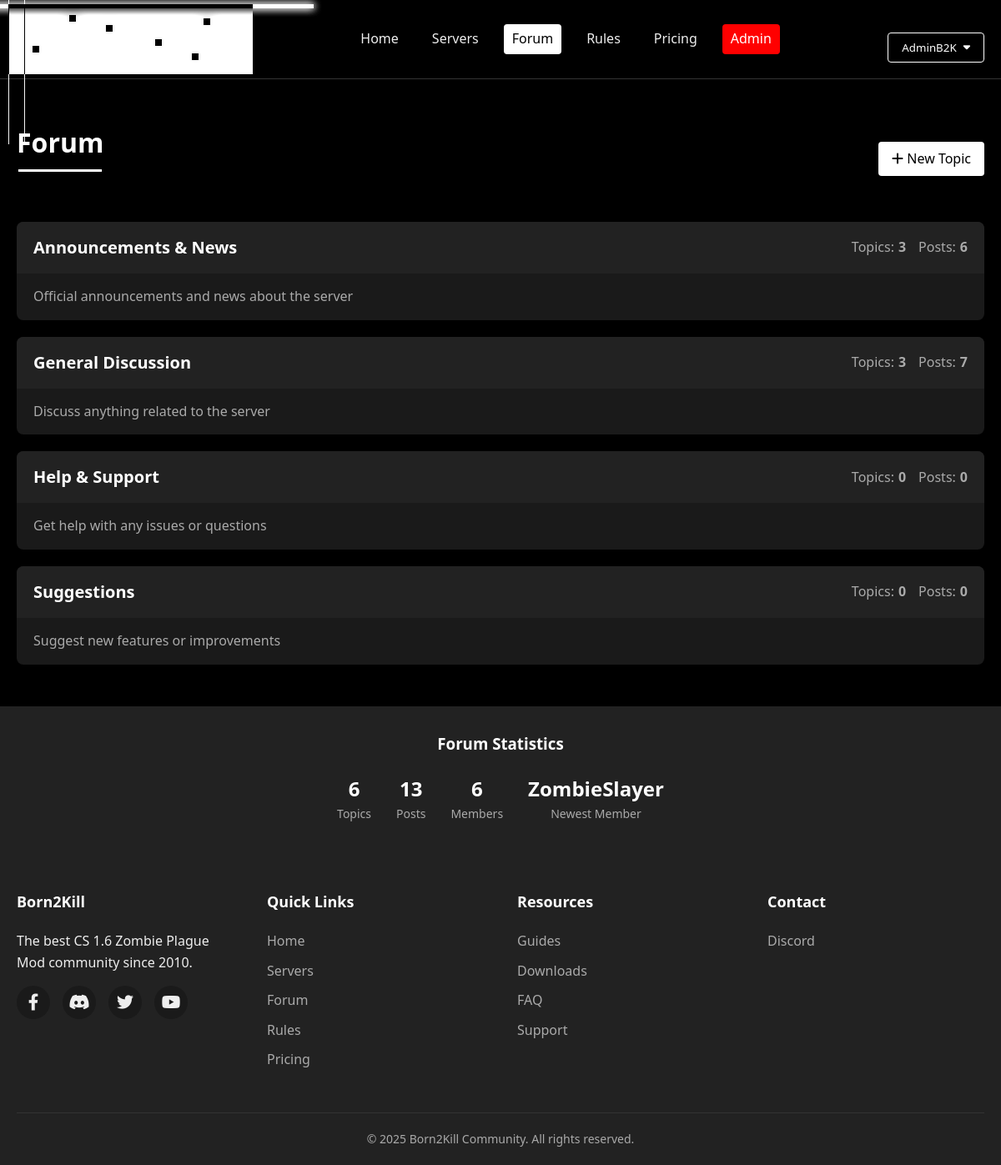
The page /php/forum.php (signed in) on the database its author committed.
### tables this page shows
CREATE TABLE IF NOT EXISTS forum_categories (
    id INT AUTO_INCREMENT PRIMARY KEY,
    name VARCHAR(100) NOT NULL,
    description TEXT,
    sort_order INT DEFAULT 0
);

CREATE TABLE IF NOT EXISTS users (
    id INT AUTO_INCREMENT PRIMARY KEY,
    username VARCHAR(50) UNIQUE NOT NULL,
    password VARCHAR(255) NOT NULL,
    email VARCHAR(100) UNIQUE NOT NULL,
    registration_date TIMESTAMP DEFAULT CURRENT_TIMESTAMP,
    last_login TIMESTAMP NULL,
    avatar VARCHAR(255) DEFAULT 'default.jpg',
    is_admin TINYINT(1) DEFAULT 0,
    vip_status VARCHAR(20) DEFAULT 'none',
    vip_expires TIMESTAMP NULL,
    level INT DEFAULT 1,
    points INT DEFAULT 0,
    packs INT DEFAULT 0
);

### php/config.php (called while the page is built, shortened)
<?php
$db_host = "localhost";
$db_name = "";
$db_user = "";
$db_pass = "";
$conn = new mysqli($db_host, $db_user, $db_pass, $db_name);
$conn->set_charset("utf8mb4");
function isLoggedIn() {
    return isset($_SESSION['user_id']);
}
function getForumCategories() {
    global $conn;
    $sql = "SELECT c.*,
           (SELECT COUNT(*) FROM forum_topics WHERE category_id = c.id) as topics_count,
           (SELECT COUNT(*) FROM forum_posts p JOIN forum_topics t ON p.topic_id = t.id WHERE t.category_id = c.id) as posts_count
           FROM forum_categories c
           ORDER BY c.sort_order";
    $result = $conn->query($sql);
    $categories = [];
    if ($result->num_rows > 0) {
        while ($row = $result->fetch_assoc()) {
            $categories[] = $row;
        }
    }
    return $categories;
}

### php/forum.php (the view, shortened to what this page needs)
<?php
require_once 'config.php';
$categories = getForumCategories();
?>
<!DOCTYPE html>
<html lang="en">
<head>
    <link rel="stylesheet" href="css/style.css">
    <link rel="stylesheet" href="https://cdnjs.cloudflare.com/ajax/libs/font-awesome/6.0.0/css/all.min.css">
</head>
<body>
    <?php include 'includes/header.php'; ?>
    <section class="forum-main">
        <div class="container">
            <div class="forum-header-main">
                <h2 class="section-title">Forum</h2>
                <?php if (isLoggedIn()): ?>
                    <a href="new_topic.php" class="btn btn-primary"><i class="fas fa-plus"></i> New Topic</a>
                <?php endif; ?>
            </div>
            <div class="forum-grid">
                <?php foreach ($categories as $category): ?>
                <div class="forum-card">
                    <div class="forum-header">
                        <div class="forum-title">
                            <a href="category.php?id=<?php echo $category['id']; ?>"><?php echo htmlspecialchars($category['name']); ?></a>
                        </div>
                        <div class="forum-stats">
                            <div class="forum-stat">
                                <span>Topics:</span>
                                <strong><?php echo $category['topics_count']; ?></strong>
                            </div>
                            <div class="forum-stat">
                                <span>Posts:</span>
                                <strong><?php echo $category['posts_count']; ?></strong>
                            </div>
                        </div>
                    </div>
                    <div class="forum-description">
                        <?php echo htmlspecialchars($category['description']); ?>
                    </div>
                </div>
                <?php endforeach; ?>
            </div>
        </div>
    </section>
    <section class="forum-stats-section">
        <div class="container">
            <h3>Forum Statistics</h3>
            <div class="stats-flex">
                <?php
                $totalTopics = $conn->query("SELECT COUNT(*) as count FROM forum_topics")->fetch_assoc()['count'];
                $totalPosts = $conn->query("SELECT COUNT(*) as count FROM forum_posts")->fetch_assoc()['count'];
                $totalUsers = $conn->query("SELECT COUNT(*) as count FROM users")->fetch_assoc()['count'];
                $newestUser = $conn->query("SELECT username FROM users ORDER BY registration_date DESC LIMIT 1")->fetch_assoc()['username'];
                ?>
                <div class="stat-item">
                    <span class="stat-number"><?php echo $totalTopics; ?></span>
                    <span class="stat-label">Topics</span>
                </div>
                <div class="stat-item">
                    <span class="stat-number"><?php echo $totalPosts; ?></span>
                    <span class="stat-label">Posts</span>
                </div>
                <div class="stat-item">
                    <span class="stat-number"><?php echo $totalUsers; ?></span>
                    <span class="stat-label">Members</span>
                </div>
                <div class="stat-item">
                    <span class="stat-value"><?php echo htmlspecialchars($newestUser); ?></span>
                    <span class="stat-label">Newest Member</span>
                </div>
            </div>
        </div>
    </section>
    <?php include 'includes/footer.php'; ?>
</body>
</html>

### php/css/style.css (style rules this page uses)
:root { --primary: #ffffff; --secondary: #222; --accent: #888; --bg-dark: #000000; --bg-light: #1a1a1a; --text: #eee; --text-muted: #aaa; --border: #333; --success: #5cb85c; --error: #d9534f; }
* { margin: 0; padding: 0; box-sizing: border-box; font-family: 'Segoe UI', Tahoma, Geneva, Verdana, sans-serif; }
body { background-color: var(--bg-dark); color: var(--text); line-height: 1.6; }
a { color: var(--accent); text-decoration: none; transition: all 0.3s ease; }
.container { width: 100%; max-width: 1200px; margin: 0 auto; padding: 0 20px; }
.btn { padding: 8px 16px; border-radius: 4px; font-weight: 500; cursor: pointer; transition: all 0.3s ease; border: none; display: inline-block; text-align: center; }
.btn-primary { background-color: var(--primary); color: black; }
.section-title { font-size: 32px; text-align: center; margin-bottom: 40px; position: relative; color: var(--primary); }
.section-title::after { content: ''; position: absolute; bottom: -10px; left: 50%; transform: translateX(-50%); width: 100px; height: 3px; background-color: var(--primary); }
.stat-item { display: flex; flex-direction: column; }
.stat-label { font-size: 12px; color: var(--text-muted); }
.stat-value { font-size: 18px; font-weight: 600; }
.forum-main { padding: 50px 0; background-color: var(--bg-dark); }
.forum-header-main { display: flex; justify-content: space-between; align-items: center; margin-bottom: 30px; }
.forum-grid { display: grid; grid-template-columns: 1fr; gap: 20px; }
.forum-card { background-color: var(--bg-light); border-radius: 8px; overflow: hidden; transition: transform 0.3s ease; }
.forum-header { background-color: var(--secondary); padding: 15px 20px; display: flex; justify-content: space-between; align-items: center; }
.forum-title { font-size: 20px; font-weight: 600; }
.forum-title a { color: var(--primary); }
.forum-stats { display: flex; align-items: center; gap: 15px; }
.forum-stat { display: flex; align-items: center; gap: 5px; color: var(--text-muted); }
.forum-description { padding: 15px 20px; color: var(--text-muted); }
.forum-stats-section { padding: 30px 0; background-color: var(--secondary); text-align: center; }
.forum-stats-section h3 { margin-bottom: 20px; color: var(--primary); }
.stats-flex { display: flex; justify-content: center; flex-wrap: wrap; gap: 30px; }
.stat-item { display: flex; flex-direction: column; align-items: center; }
.stat-number, .stat-value { font-size: 24px; font-weight: 600; color: var(--primary); }
.stat-label { font-size: 14px; color: var(--text-muted); }

### rows shown on the page
forum_categories: name "Announcements & News", topics_count "3", posts_count "6", description "Official announcements and news about the server"
forum_categories: name "General Discussion", topics_count "3", posts_count "7", description "Discuss anything related to the server"
forum_categories: name "Help & Support", topics_count "0", posts_count "0", description "Get help with any issues or questions"
forum_categories: name "Suggestions", topics_count "0", posts_count "0", description "Suggest new features or improvements"
users: username "ZombieSlayer"

### other values the page prints
$_SESSION['username'] "AdminB2K"
$totalTopics "6"
$totalPosts "13"
$totalUsers "6"
